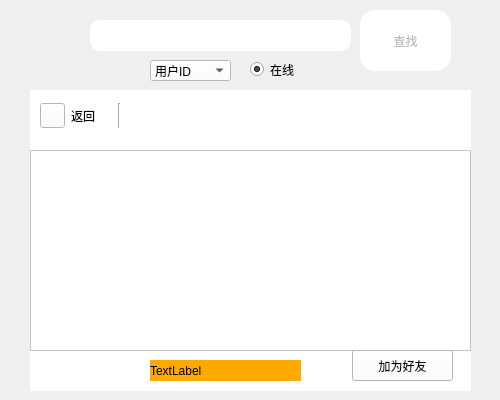
<?xml version="1.0" encoding="UTF-8"?>
<ui version="4.0">
 <class>Dialog</class>
 <widget class="QDialog" name="Dialog">
  <property name="geometry">
   <rect>
    <x>0</x>
    <y>0</y>
    <width>500</width>
    <height>400</height>
   </rect>
  </property>
  <property name="windowTitle">
   <string>Dialog</string>
  </property>
  <property name="windowIcon">
   <iconset>
    <normalon>:/image/KSSA_Icon.png</normalon>
   </iconset>
  </property>
  <widget class="QPushButton" name="findpushButton">
   <property name="enabled">
    <bool>false</bool>
   </property>
   <property name="geometry">
    <rect>
     <x>360</x>
     <y>10</y>
     <width>91</width>
     <height>61</height>
    </rect>
   </property>
   <property name="styleSheet">
    <string notr="true">border-radius:15px;
font: 11pt &quot;黑体&quot;;
background-color: rgb(255, 255, 255);
</string>
   </property>
   <property name="text">
    <string>查找</string>
   </property>
  </widget>
  <widget class="QLineEdit" name="findlineEdit">
   <property name="geometry">
    <rect>
     <x>90</x>
     <y>20</y>
     <width>261</width>
     <height>31</height>
    </rect>
   </property>
   <property name="styleSheet">
    <string notr="true">border-radius:10px;
</string>
   </property>
  </widget>
  <widget class="QRadioButton" name="onlineradioButton">
   <property name="geometry">
    <rect>
     <x>250</x>
     <y>60</y>
     <width>59</width>
     <height>19</height>
    </rect>
   </property>
   <property name="styleSheet">
    <string notr="true">selection-color: rgb(85, 255, 255);
font: 9pt &quot;黑体&quot;;</string>
   </property>
   <property name="text">
    <string>在线</string>
   </property>
   <property name="checked">
    <bool>true</bool>
   </property>
  </widget>
  <widget class="QComboBox" name="typecomboBox">
   <property name="geometry">
    <rect>
     <x>150</x>
     <y>60</y>
     <width>81</width>
     <height>21</height>
    </rect>
   </property>
   <property name="styleSheet">
    <string notr="true">background-color: rgb(255, 255, 255);
font: 7pt &quot;黑体&quot;;
gridline-color: rgb(85, 255, 255);</string>
   </property>
   <item>
    <property name="text">
     <string>用户ID</string>
    </property>
   </item>
   <item>
    <property name="text">
     <string>昵称</string>
    </property>
   </item>
  </widget>
  <widget class="QLabel" name="background">
   <property name="geometry">
    <rect>
     <x>0</x>
     <y>0</y>
     <width>500</width>
     <height>400</height>
    </rect>
   </property>
   <property name="styleSheet">
    <string notr="true">border-image: url(:/image/head_pic/head_pic3.jpg);</string>
   </property>
   <property name="frameShape">
    <enum>QFrame::NoFrame</enum>
   </property>
   <property name="lineWidth">
    <number>1</number>
   </property>
   <property name="text">
    <string/>
   </property>
  </widget>
  <widget class="QWidget" name="resultwidget" native="true">
   <property name="geometry">
    <rect>
     <x>30</x>
     <y>90</y>
     <width>441</width>
     <height>301</height>
    </rect>
   </property>
   <property name="styleSheet">
    <string notr="true">background-color: rgb(255, 255, 255);

</string>
   </property>
   <widget class="QWidget" name="layoutWidget">
    <property name="geometry">
     <rect>
      <x>10</x>
      <y>10</y>
      <width>81</width>
      <height>31</height>
     </rect>
    </property>
    <layout class="QGridLayout" name="gridLayout">
     <item row="0" column="2">
      <widget class="Line" name="line">
       <property name="orientation">
        <enum>Qt::Vertical</enum>
       </property>
      </widget>
     </item>
     <item row="0" column="0">
      <widget class="QPushButton" name="gobackButton">
       <property name="minimumSize">
        <size>
         <width>25</width>
         <height>25</height>
        </size>
       </property>
       <property name="maximumSize">
        <size>
         <width>25</width>
         <height>25</height>
        </size>
       </property>
       <property name="styleSheet">
        <string notr="true">border-image: url(:/image/goback.png);</string>
       </property>
       <property name="text">
        <string/>
       </property>
      </widget>
     </item>
     <item row="0" column="1">
      <widget class="QLabel" name="gobacklabel">
       <property name="styleSheet">
        <string notr="true">border-image: \*url();
font: 9pt &quot;黑体&quot;;</string>
       </property>
       <property name="text">
        <string>返回</string>
       </property>
      </widget>
     </item>
    </layout>
   </widget>
   <widget class="QListWidget" name="Resultlist">
    <property name="geometry">
     <rect>
      <x>0</x>
      <y>60</y>
      <width>441</width>
      <height>201</height>
     </rect>
    </property>
   </widget>
   <widget class="QPushButton" name="FixButton">
    <property name="geometry">
     <rect>
      <x>322</x>
      <y>260</y>
      <width>101</width>
      <height>31</height>
     </rect>
    </property>
    <property name="styleSheet">
     <string notr="true">color:white;
border-radius:5px;
background-color: rgb(255, 85, 0);
border:none;
border-image: \*url();</string>
    </property>
    <property name="text">
     <string>加为好友</string>
    </property>
   </widget>
   <widget class="QLabel" name="Resultlabel">
    <property name="geometry">
     <rect>
      <x>120</x>
      <y>270</y>
      <width>151</width>
      <height>21</height>
     </rect>
    </property>
    <property name="styleSheet">
     <string notr="true">background-color: rgb(255, 170, 0);
color: rgb(0, 0, 0);</string>
    </property>
    <property name="text">
     <string>TextLabel</string>
    </property>
   </widget>
  </widget>
  <zorder>background</zorder>
  <zorder>findpushButton</zorder>
  <zorder>findlineEdit</zorder>
  <zorder>onlineradioButton</zorder>
  <zorder>typecomboBox</zorder>
  <zorder>resultwidget</zorder>
 </widget>
 <resources/>
 <connections/>
 <slots>
  <slot>on_findlineEdit_textChanged(QString)</slot>
  <slot>on_findpushButton_clicked()</slot>
  <slot>on_typecomboBox_activated(QString)</slot>
  <slot>on_onlineradioButton_clicked(bool)</slot>
 </slots>
</ui>
